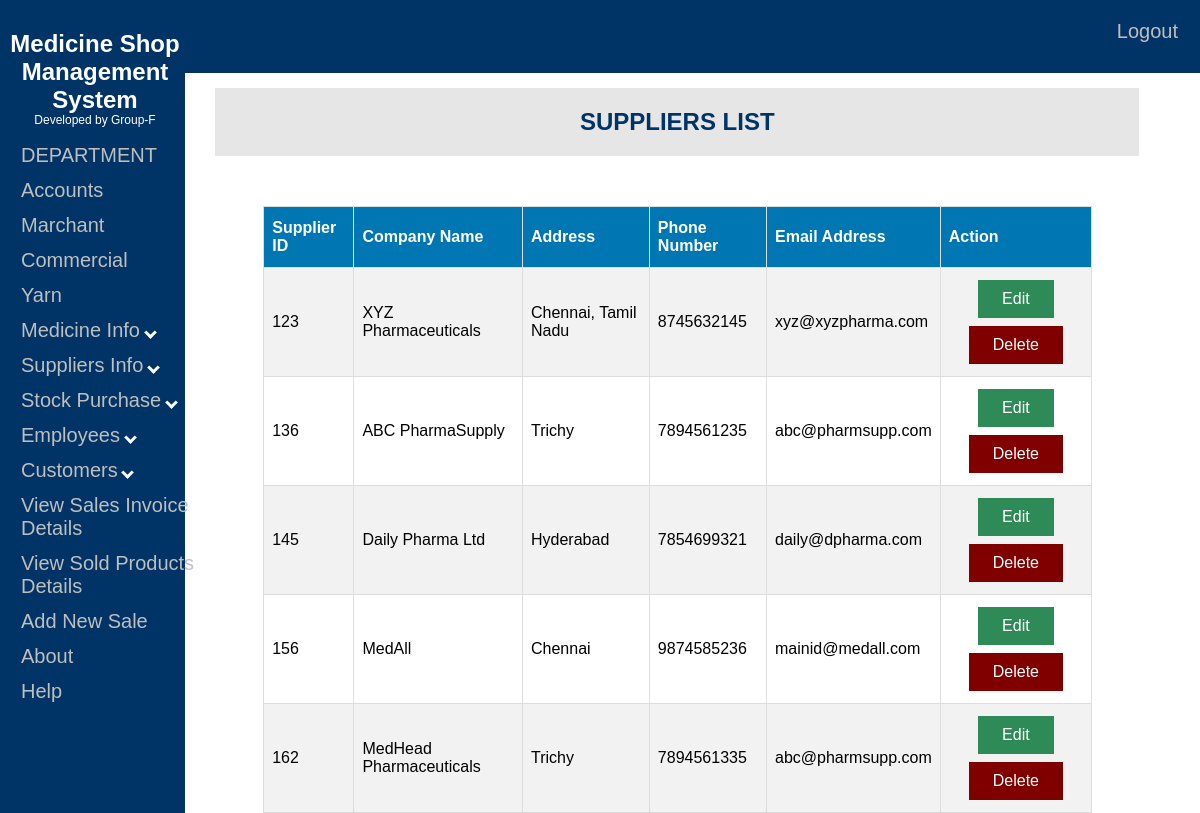
The page /supplier-view.php on the database its author committed.
### tables this page shows
CREATE TABLE `suppliers` (
  `SUP_ID` decimal(3,0) NOT NULL,
  `SUP_NAME` varchar(25) NOT NULL,
  `SUP_ADD` varchar(30) NOT NULL,
  `SUP_PHNO` decimal(10,0) NOT NULL,
  `SUP_MAIL` varchar(40) NOT NULL
);

### supplier-view.php (the view, shortened to what this page needs)
<!DOCTYPE html>
<html>
<head>
<link rel="stylesheet" type="text/css" href="table1.css">
<link rel="stylesheet" type="text/css" href="nav2.css">
<head>
</head>
<body>
<?php require('commom.php'); ?>
	<div class="topnav">
		<a href="logout.php">Logout</a>
	</div>
	<center>
	<div class="head">
	<h2> SUPPLIERS LIST</h2>
	</div>
	</center>
	<table align="right" id="table1" style="margin-right:100px;">
		<tr>
			<th>Supplier ID</th>
			<th>Company Name</th>
			<th>Address</th>
			<th>Phone Number</th>
			<th>Email Address</th>
			<th>Action</th>
		</tr>
	<?php
	include "config.php";
	$sql = "SELECT sup_id,sup_name,sup_add,sup_phno,sup_mail FROM suppliers";
	$result = $conn->query($sql);
	if ($result->num_rows > 0) {
	while($row = $result->fetch_assoc()) {
	echo "<tr>";
		echo "<td>" . $row["sup_id"]. "</td>";
		echo "<td>" . $row["sup_name"] . "</td>";
		echo "<td>" . $row["sup_add"]. "</td>";
		echo "<td>" . $row["sup_phno"]. "</td>";
		echo "<td>" . $row["sup_mail"]. "</td>";
		echo "<td align=center>";
		echo "<a class='button1 edit-btn' href=supplier-update.php?id=".$row['sup_id'].">Edit</a>";
		echo "<a class='button1 del-btn' href=supplier-delete.php?id=".$row['sup_id'].">Delete</a>";
		echo "</td>";
	echo "</tr>";
	}
	echo "</table>";
	}
	?>
</body>
</html>

### table1.css (style rules this page uses)
#table1 { font-family: Arial; border-collapse: collapse; margin-top:50px; margin-right:25px; width: 70%; overflow:auto; }
#table1 td, #table1 th { border: 1px solid #ddd; padding: 8px; }
#table1 tr:nth-child(even) { background-color: #f2f2f2; }
#table1 th { padding-top: 12px; padding-bottom: 12px; text-align: left; background-color: #0077b3; color: white; }
.button1 { border:none; color: white; padding: 10px 24px; text-align: center; text-decoration: none; display: inline-block; margin: 4px 2px; cursor: pointer; }
.edit-btn { background-color:#2E8B57; }
.del-btn { background-color:#800000; }

### nav2.css (style rules this page uses)
.topnav { overflow: hidden; background-color: #003366; margin:0px; vertical-align:top; width: 100%; height:9%; position: fixed; x-index: 1; top: 0; left: 0; }
.topnav a { float: right; text-align: center; padding: 20px 22px; text-decoration: none; font-size: 20px; font-family:Arial; color: #bfbfbf; display: block; border: none; background: none; cursor: pointer; outline: none; }
div.head { width:78%; font-family:Arial; background-color:#e6e6e6; color:#003366; float:right; margin-top:80px; margin-right:53px; margin-left:0px; top: 0; right: 0; overflow:hidden; }

### rows shown on the page
suppliers: SUP_ID "123", SUP_NAME "XYZ Pharmaceuticals", SUP_ADD "Chennai, Tamil Nadu", SUP_PHNO "8745632145", SUP_MAIL "xyz@xyzpharma.com"
suppliers: SUP_ID "136", SUP_NAME "ABC PharmaSupply", SUP_ADD "Trichy", SUP_PHNO "7894561235", SUP_MAIL "abc@pharmsupp.com"
suppliers: SUP_ID "145", SUP_NAME "Daily Pharma Ltd", SUP_ADD "Hyderabad", SUP_PHNO "7854699321", SUP_MAIL "daily@dpharma.com"
suppliers: SUP_ID "156", SUP_NAME "MedAll", SUP_ADD "Chennai", SUP_PHNO "9874585236", SUP_MAIL "mainid@medall.com"
suppliers: SUP_ID "162", SUP_NAME "MedHead Pharmaceuticals", SUP_ADD "Trichy", SUP_PHNO "7894561335", SUP_MAIL "abc@pharmsupp.com"
